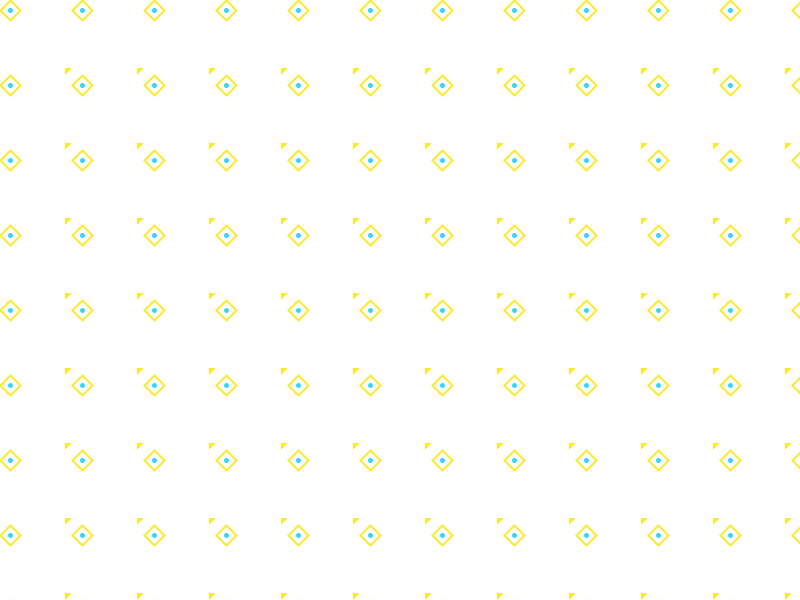
Frame 1 (no input)
Frame 60 (the mouse pressed at the canvas centre just before this capture): identical to frame 1, image omitted
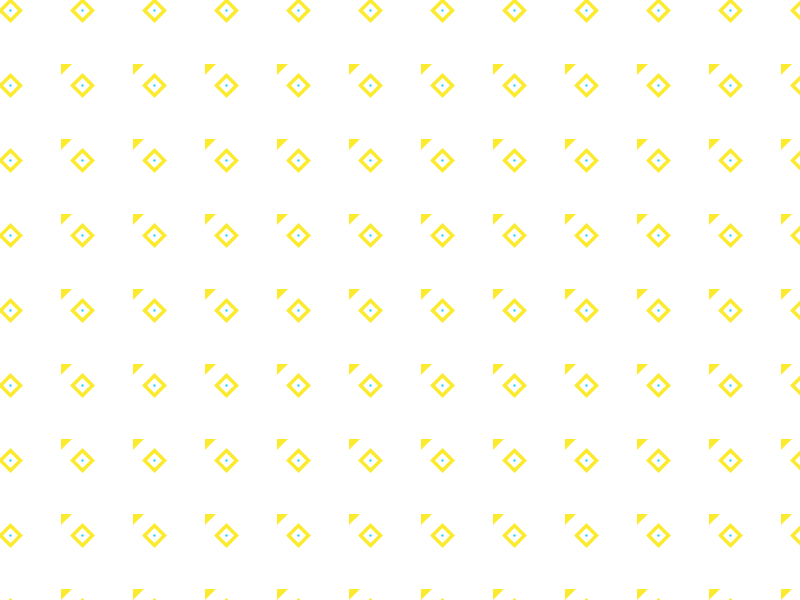
Frame 120 (the mouse held since frame 60 and released just before this capture)

The Processing sketch that drew these frames (run headless with seeded random() and noise(); from frame 60 on, the mouse is pressed at the canvas centre):

// Processing sketch: s05t00anamaria
// ── s05t00anamaria.pde
//Expresión Digital 2 - Diseño Digital - UDD - 2016
//Ana María Ortiz
//s05t00anamaria

/* El cógigo muestra una grilla de 12 x 9 columnas, en la que en sus intersecciones se dibujarán las figuras.
El código consta de 4 funciones distintas (rombo, punto, triángulo y flecha), todas con una letra del teclado 
determinada para hacer aparecer y desaparecer la figura, y con distintas variaciones a través del movimiento 
horizontal o vertical del mouse.*/ 

boolean rombo, punto, triangulo, flecha;                 //declarar que las figuras funcionarán como boolean


int w = 20;                                              //declarar valor para entero w    
int q = 10;                                              //declarar valor para entero q
int h = 5;                                               //declarar valor para entero h

color am, cal;                                                //declarar variable color amarillo y calipso

void setup() {

  size(800, 600);                                        //tamaño del canvas
  rectMode(CENTER);                                      //las figuras se comenzarán a dibujar desde el centro
  rombo = true;                                          //al ejecutar el programa el rombo comenzará en verdadero por lo que se verá desde un principio
  punto = true;                                          //al ejecutar el programa el punto comenzará en verdadero por lo que se verá desde un principio
  triangulo = true;                                      //al ejecutar el programa el triángulo comenzará en verdadero por lo que se verá desde un principio
  flecha = false;                                        //al ejecutar el programa la flecha comenzará en falso por lo que no se verá

  am = color(251, 234, 46);                              //inicializar color amarillo
  cal = color(46, 215, 251);                             //inicializar color calipso
}  

void draw() {
  background(255);                                       //color fondo blanco
  for (int x = 0; x <= width; x += width/11) {           //grilla de 12 columnas en el eje x
    for (int y = 0; y <= height; y += height/8) {        //grilla de 9 columnas en el eje y
      if (rombo == true) {                               //si el rombo es verdadero, se dibujará de a cuerdo a la función siguiente
        rombo(x, y, 20, 10);
      } else {                                           //de lo contrario (si es falso), se borrará
        rombo = false;
      }
      if (punto == true) {                               //si el punto es verdadero, se dibujará de a cuerdo a la función siguiente
        punto(x, y, q);
      } else {                                           //de lo contrario (si es falso), se borrará
        punto = false;
      }
      if (triangulo == true) {                           //si el triángulo es verdadero, se dibujará de a cuerdo a la función siguiente
        triangulo(x, y, 15 );
      } else {                                           //de lo contrario (si es falso), se borrará
        triangulo = false;
      }
      if (flecha == true) {                              //si la flecha es verdadera, se dibujará de a cuerdo a la función siguiente
        flecha(x, y, q, h);
      } else {                                           //de lo contrario (si es falso), se borrará
        flecha = false;
      }
    }
  }
}

void rombo(int posiX, int posiY, int w, int q) {         //función del rombo
  float rom = map(mouseX, 0, width, 2, 5);               //si se mueve el mouse en el eje x, el ancho del stroke del rombo variará entre 2 y 5
  noFill ();                                             //sin relleno
  strokeWeight(rom);                                     //el stroke variará de a cuerdo a la función rom, es decir entre 2 y 5
  stroke(am);                                            //stroke color amarillo
  quad(posiX + q, posiY, posiX + w, posiY + q, posiX + q, posiY + w, posiX, posiY + q); //rombo en el centro del módulo
}

void punto(int posiX, int posiY, int q) {                //función del punto
  float punt = map(mouseX, 0, width, 5, 0);              //si el mouse se mueve en el eje x, el ancho del stroke variará entre 5 y 0
  strokeWeight (punt);                                   //el stroke variará según la función punt, es decir, entre 5 y 0
  stroke (cal);                                          //stroke color calipso
  point (posiX + q, posiY + q);                          //punto en el centro del rombo
}

void triangulo(int posiX, int posiY, int size) {         //función del triángulo
  float trian = map(mouseY, 0, height, size / 2, size);  //si el mouse se mueve en el eje y, el fill cambiará de tamaño entre la mitad y su tamaño completo
  fill (am);                                             //relleno color amarillo que variará según la función trian
  noStroke ();                                           //sin stroke
  triangle (posiX, posiY - trian, posiX - trian, posiY - trian, posiX - trian, posiY); //triángulo esquina superior izquierda
}

void flecha(int posiX, int posiY, int q, int h) {        //función de la flecha
  float fle = map(mouseY, 0, width, 0, 255);             //si el mouse se mueve en el eje y, la opacidad de la flecha variará 
  fill (cal, fle);                                       //relleno color calipso que variará su opacidad según la función fle
  noStroke ();                                           //sin stroke
  triangle (posiX + q, posiY, posiX + q, posiY + q, posiX, posiY + q); //triángulo de la flecha 

  strokeWeight (2);                                      //stroke grosor 2px
  stroke (cal, fle);                                     //stroke color calipso que variará su opacidad según la función fle
  line (posiX - q, posiY - q, posiX + h, posiY + h);     //línea de la flecha 
}

void keyPressed() {                                      

  if (key == 'a') {                                      //si se apreta en el teclado la letra a
    rombo = !rombo;                                      //el rombo será verdadero o falso, es decir se dibujará o desaparecerá
  } 
  if (key == 's') {                                      //si se apreta en el teclado la letra s
    punto = !punto;                                      //el punto será verdadero o falso, es decir se dibujará o desaparecerá
  } 
  if (key == 'd') {                                      //si se apreta en el teclado la letra d
    triangulo = !triangulo;                              //el triángulo será verdadero o falso, es decir se dibujará o desaparecerá
  } 
  if (key == 'f') {                                      //si se apreta en el teclado la letra f
    flecha = !flecha;                                    //la flecha será verdadera o falsa, es decir se dibujará o desaparecerá
  }
}
